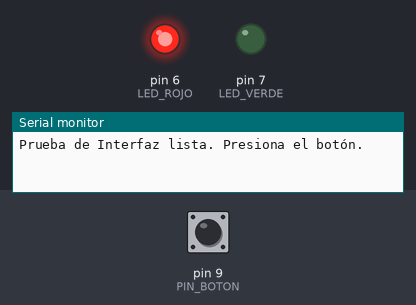
Bench run of a sketch on a simulated Arduino Uno, built with avr-gcc and run on an emulated ATmega328P. Parts: output pins drawn as LEDs (lit = HIGH), the last lines printed to the serial monitor. The test bench sets the inputs (shaded band); at power-on: pin 9 (PIN_BOTON) HIGH.

Above: at 1.2 s.
1.3 s: pin 9 (PIN_BOTON) pulled LOW for 0.15 s
At 1.4 s:
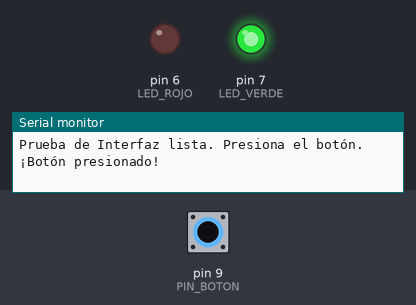
3.0 s: pin 9 (PIN_BOTON) pulled LOW for 3.2 s
At 6.8 s:
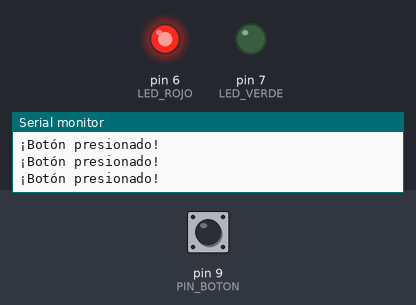
Timing chart, 0 to 8.3 s (numbered marks = the images above; inputs shaded):
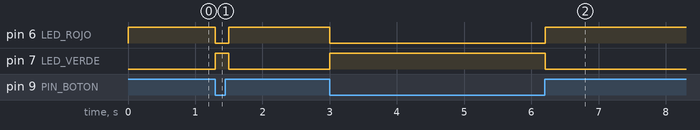

The sketch:

leds-button-test.ino
```cpp
// --- CONFIGURACIÓN DE PINES ---
const int PIN_BOTON = 9;
const int LED_ROJO = 6;
const int LED_VERDE = 7;

void setup() {
  Serial.begin(9600);
  // Configuramos el botón con resistencia interna
  pinMode(PIN_BOTON, INPUT_PULLUP);
  pinMode(LED_ROJO, OUTPUT);
  pinMode(LED_VERDE, OUTPUT);
  Serial.println("Prueba de Interfaz lista. Presiona el botón.");
}

void loop() {
  // Al usar INPUT_PULLUP, LOW significa que el botón está presionado
  if (digitalRead(PIN_BOTON) == LOW) {
    Serial.println("¡Botón presionado!");
    digitalWrite(LED_VERDE, HIGH);
    digitalWrite(LED_ROJO, LOW);
    delay(200); // Pequeño delay para evitar el rebote del botón
  } else {
    digitalWrite(LED_VERDE, LOW);
    digitalWrite(LED_ROJO, HIGH);
  }
}
```

Measured:
- after the input at 1.3 s, pin 6 (LED_ROJO): HIGH → LOW at once, → HIGH 0.20 s later; pin 7 (LED_VERDE): LOW → HIGH at once, → LOW 0.20 s later
- after the input at 3.0 s, pin 6 (LED_ROJO): HIGH → LOW at once, → HIGH 3.2 s later; pin 7 (LED_VERDE): LOW → HIGH at once, → LOW 3.2 s later
